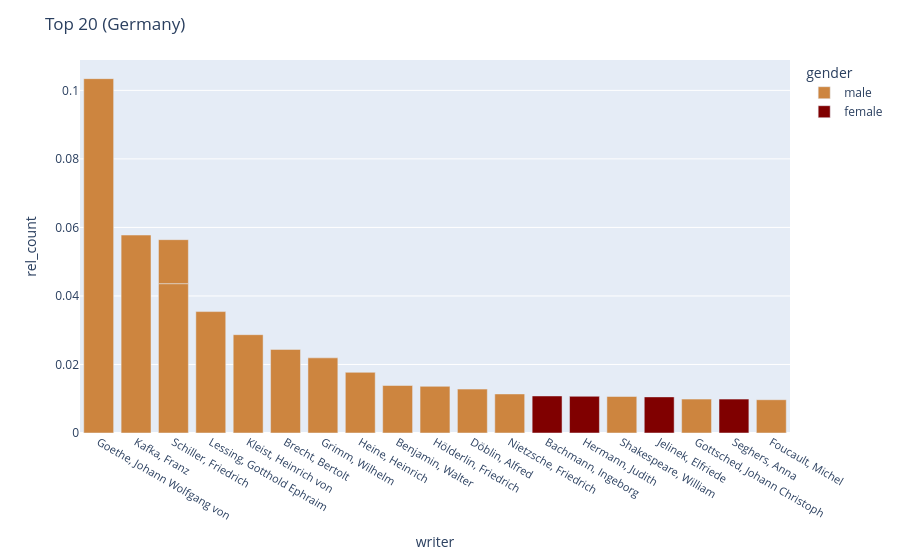

Notebook code for this chart:
### Code cell
writers_short = writers.sort_values("rel_G", ascending=False).reset_index()[0:20]
fig = px.bar(writers_short, x="Name_identifiziert", y="rel_G", color="gender",\
             color_discrete_map={"male":"peru", "female":"maroon"})


fig.update_layout(xaxis={'categoryorder':'total descending', \
                  "tickfont" : dict(size=11)},
                 yaxis_title="rel_count",\
                 xaxis_title="writer",\
                 title="Top 20 (Germany)")

fig.write_image("figures/writers_statistics2.png", scale=2, height=400, width=900)
fig.show()

### Figure 1 — Plotly figure (JSON) as saved in the notebook; plotly's stock layout.template omitted (floating-point values rounded to 4 significant figures)
{"data": [{"alignmentgroup": "True", "hovertemplate": "gender=male<br>Name_identifiziert=%{x}<br>rel_G=%{y}<extra></extra>", "legendgroup": "male", "marker": {"color": "peru", "pattern": {"shape": ""}}, "name": "male", "offsetgroup": "male", "orientation": "v", "showlegend": true, "textposition": "auto", "type": "bar", "x": ["Goethe, Johann Wolfgang von", "Kafka, Franz", "Schiller, Friedrich", "Lessing, Gotthold Ephraim", "Kleist, Heinrich von", "Brecht, Bertolt", "Grimm, Wilhelm", "Heine, Heinrich", "Benjamin, Walter", "Hölderlin, Friedrich", "Schiller, Friedrich", "Döblin, Alfred", "Nietzsche, Friedrich", "Shakespeare, William", "Gottsched, Johann Christoph", "Foucault, Michel"], "xaxis": "x", "y": [0.1034, 0.05777, 0.04359, 0.03544, 0.02869, 0.02439, 0.02193, 0.01771, 0.01386, 0.01362, 0.01284, 0.01281, 0.0114, 0.01066, 0.009892, 0.009714], "yaxis": "y"}, {"alignmentgroup": "True", "hovertemplate": "gender=female<br>Name_identifiziert=%{x}<br>rel_G=%{y}<extra></extra>", "legendgroup": "female", "marker": {"color": "maroon", "pattern": {"shape": ""}}, "name": "female", "offsetgroup": "female", "orientation": "v", "showlegend": true, "textposition": "auto", "type": "bar", "x": ["Bachmann, Ingeborg", "Hermann, Judith", "Jelinek, Elfriede", "Seghers, Anna"], "xaxis": "x", "y": [0.01081, 0.01071, 0.01054, 0.009888], "yaxis": "y"}], "layout": {"autosize": true, "barmode": "relative", "legend": {"title": {"text": "gender"}, "tracegroupgap": 0}, "margin": {"t": 60}, "title": {"text": "Top 20 (Germany)"}, "xaxis": {"anchor": "y", "autorange": true, "categoryorder": "total descending", "domain": [0, 1], "range": [-0.5, 18.5], "tickfont": {"size": 11}, "title": {"text": "writer"}, "type": "category"}, "yaxis": {"anchor": "x", "autorange": true, "domain": [0, 1], "range": [0, 0.1089], "title": {"text": "rel_count"}, "type": "linear"}}}
